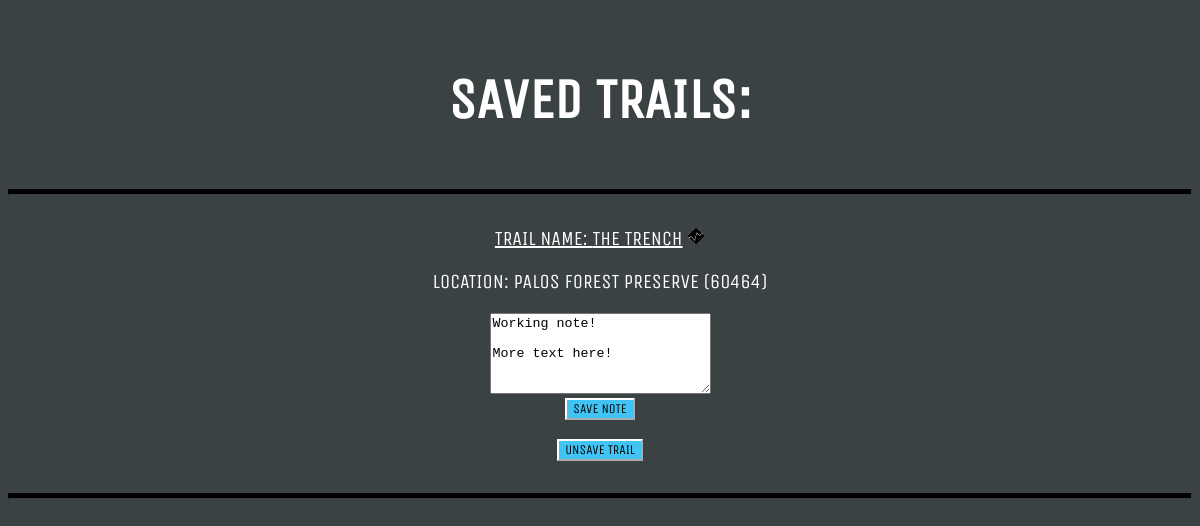
Page /saved_trails (signed in) on the committed database.
### tables this page shows
CREATE TABLE "trails" (
	"ID"	INTEGER,
	"name"	TEXT NOT NULL,
	"location"	INTEGER NOT NULL,
	"loc_name"	TEXT,
	"terrain"	TEXT NOT NULL,
	"type"	TEXT NOT NULL,
	"difficulty"	TEXT NOT NULL,
	"jumps"	INTEGER NOT NULL,
	"drops"	INTEGER NOT NULL,
	"berms"	INTEGER NOT NULL,
	"rock rolls"	INTEGER NOT NULL,
	"skinnies"	INTEGER NOT NULL,
	PRIMARY KEY("ID" AUTOINCREMENT)
);

CREATE TABLE "notes" (
	"note_id"	INTEGER,
	"trail_id"	INTEGER NOT NULL,
	"user_id"	INTEGER NOT NULL,
	"note"	TEXT,
	PRIMARY KEY("note_id" AUTOINCREMENT)
);

### main.py (the view)
@app.route('/saved_trails')
def saved_trails():
    if user.auth == True:
        form = savedForm()
        id = user.id
        trails = []
        with sqlite3.connect('data.db') as con:
            cur = con.cursor()
        cur.execute(''' SELECT *
                        FROM notes
                        WHERE user_id=?''',
                        (id))
        for row in cur:
            note_id, trail_id, user_id, note = row
            with sqlite3.connect('data.db') as con:
                cur2 = con.cursor()
            cur2.execute(''' SELECT *
                            FROM trails
                            WHERE id=?''',
                            (trail_id,))
            for row in cur2:
                id, name, loc, locname, terrain, type, difficulty, jumps, drops, berms, rolls, skinnies = row
                if difficulty == 'green':
                    difficulty = '/static/images/green.png'
                    altText = 'Green difficulty icon'
                elif difficulty == 'blue':
                    difficulty = '/static/images/blue.png'
                    altText = 'Blue difficulty icon'
                else:
                    difficulty = '/static/images/black.png'
                    altText = 'Black difficulty icon'
                trailData = (name, locname, difficulty, loc, altText, note, id)
                trails.append(trailData)
            cur2.close()
        if form.validate_on_submit():
            pass
        cur.close()
        return render_template('saved.html', trails=trails, form=form)
    else:
        return render_template('not_logged.html')

### saved.py
class savedForm(FlaskForm):
    note = TextAreaField('EDIT NOTE:')
    save = SubmitField('SAVE')

### user.py (called while the page is built)
    @property
    def auth(self):
        return self._authenticated

    @property
    def id(self):
        return self._id

### templates/saved.html (shortened to what this page needs)
<!DOCTYPE html>
<html lang="en">
<head>
    <link href="static/results.css" rel="stylesheet"/>
    <link href="static/fonts.css" rel="stylesheet"/>
</head>
<body>
    <main>
        <div class="container">
            <h2>SAVED TRAILS:</h2>
            <hr>
            {% if trails %}
                {% for x in trails %}
                    <div class="trail">
                        <p><u>TRAIL NAME: {{ x[0].upper() }}</u> <img src='{{ x[2] }}' alt='{{ x[4] }}'></p>
                        <p>LOCATION: {{ x[1].upper() }} ({{ x[3] }})<br></p>
                        {% if x[5] == None %}
                            <textarea id="place" placeholder="Enter notes here" rows="5" cols="25" maxlength="255"></textarea>
                            <script type="text/javascript">
                                document.getElementById('place').id = '{{ x[6] }}_text';
                            </script>
                        {% else %}
                            <textarea id="place" rows="5" cols="25" maxlength="255">{{ x[5] }}</textarea>
                        {% endif %}
                        <br>
                        <button id="place" onclick="saveNotes(this)">SAVE NOTE</button>
                        <br><br>
                        <button id="place" onclick="deleteTrail(this)">UNSAVE TRAIL</button>
                    </div>
                    <hr>
                {% endfor %}
            {% else %}
                <p>YOU HAVE NOT SAVED ANY TRAILS YET</p>
            {% endif %}
        </div>
    </main>
</body>

### static/results.css (style rules this page uses)
body { background-color: #3b4244; }
.container { text-align: center; font-family: "Unica One"; }
.trail { padding: 2%; }
.trail img { display: inline; width: .9em; height: .9em; padding: 0%; }
h2 { font-size: 350%; margin-top: 1.2em; margin-bottom: 1em; color: white; }
p { margin-top: 0%; font-size: 125%; color: white; }
hr { height: 4px; background-color: black; border-color: #3b4244; overflow: hidden; }
img { display: inline-block; width: 3em; height: 3em; }
button { display: inline-block; background-color: #41c4f3; font-family: "Unica One"; border-color: white; }

### rows in the picture
trails: name "THE TRENCH", loc_name "PALOS FOREST PRESERVE", location "60464"
notes: note "Working note! More text here!"
